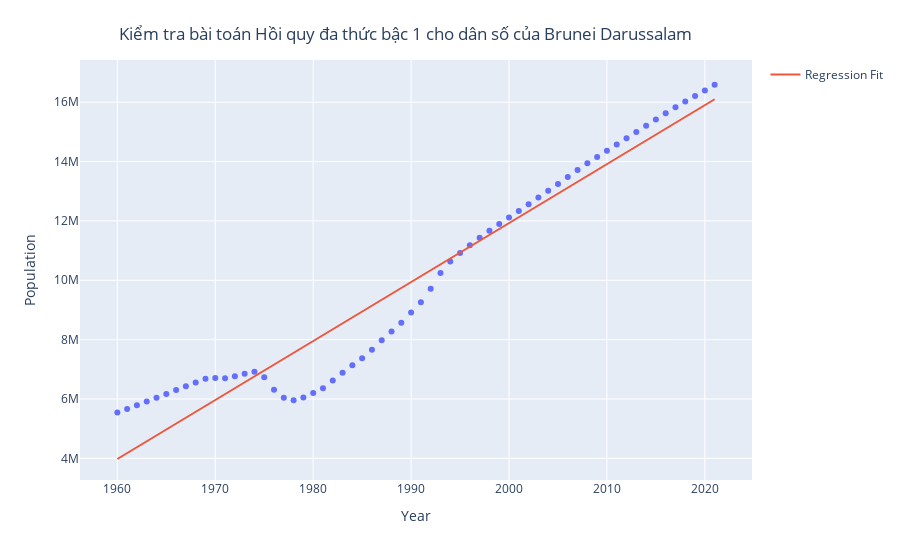

The cell this chart's notebook holds for it:
### Code cell
fig=px.scatter(x=df['Year'].unique(), y=df[df['Country']=='Cambodia']['Population']) 
fig.add_traces(go.Scatter(x=df['Year'].unique(), y= y_pre_pred, mode='lines', name='Regression Fit'))
fig.update_layout(
    xaxis_title="Year",
    yaxis_title="Population",
    title={
        'text': "Kiểm tra bài toán Hồi quy đa thức bậc 1 cho dân số của Brunei Darussalam",
        'x' : 'Year',
        'y':0.95,
        'x':0.45,
        'xanchor': 'center',
        'yanchor': 'top'})
fig.show()
